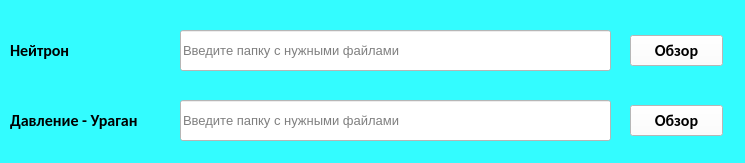
<?xml version="1.0" encoding="UTF-8"?>
<ui version="4.0">
 <class>takeFiles</class>
 <widget class="QWidget" name="takeFiles">
  <property name="geometry">
   <rect>
    <x>0</x>
    <y>0</y>
    <width>745</width>
    <height>163</height>
   </rect>
  </property>
  <property name="windowTitle">
   <string>Выберите папку с файлами Нейтрон</string>
  </property>
  <property name="styleSheet">
   <string notr="true">background-color: rgb(51, 252, 255);</string>
  </property>
  <widget class="QLabel" name="label">
   <property name="geometry">
    <rect>
     <x>10</x>
     <y>40</y>
     <width>91</width>
     <height>21</height>
    </rect>
   </property>
   <property name="font">
    <font>
     <family>Calibri</family>
     <pointsize>12</pointsize>
     <weight>75</weight>
     <bold>true</bold>
    </font>
   </property>
   <property name="text">
    <string>Нейтрон</string>
   </property>
  </widget>
  <widget class="QLineEdit" name="lineEdit">
   <property name="geometry">
    <rect>
     <x>180</x>
     <y>30</y>
     <width>431</width>
     <height>41</height>
    </rect>
   </property>
   <property name="font">
    <font>
     <pointsize>10</pointsize>
    </font>
   </property>
   <property name="styleSheet">
    <string notr="true">background-color: rgb(255, 255, 255);
color: rgb(0, 0, 0);</string>
   </property>
   <property name="text">
    <string/>
   </property>
   <property name="placeholderText">
    <string>Введите папку c нужными файлами</string>
   </property>
  </widget>
  <widget class="QPushButton" name="pushButton">
   <property name="geometry">
    <rect>
     <x>630</x>
     <y>35</y>
     <width>93</width>
     <height>31</height>
    </rect>
   </property>
   <property name="font">
    <font>
     <family>Calibri</family>
     <pointsize>12</pointsize>
     <weight>75</weight>
     <bold>true</bold>
    </font>
   </property>
   <property name="styleSheet">
    <string notr="true">background-color: rgb(255, 255, 255);</string>
   </property>
   <property name="text">
    <string>Обзор</string>
   </property>
  </widget>
  <widget class="QLabel" name="label_2">
   <property name="geometry">
    <rect>
     <x>10</x>
     <y>110</y>
     <width>171</width>
     <height>21</height>
    </rect>
   </property>
   <property name="font">
    <font>
     <family>Calibri</family>
     <pointsize>12</pointsize>
     <weight>75</weight>
     <bold>true</bold>
    </font>
   </property>
   <property name="text">
    <string>Давление - Ураган</string>
   </property>
  </widget>
  <widget class="QLineEdit" name="lineEdit_2">
   <property name="geometry">
    <rect>
     <x>180</x>
     <y>100</y>
     <width>431</width>
     <height>41</height>
    </rect>
   </property>
   <property name="font">
    <font>
     <pointsize>10</pointsize>
    </font>
   </property>
   <property name="styleSheet">
    <string notr="true">background-color: rgb(255, 255, 255);
color: rgb(0, 0, 0);</string>
   </property>
   <property name="text">
    <string/>
   </property>
   <property name="placeholderText">
    <string>Введите папку c нужными файлами</string>
   </property>
  </widget>
  <widget class="QPushButton" name="pushButton_2">
   <property name="geometry">
    <rect>
     <x>630</x>
     <y>105</y>
     <width>93</width>
     <height>31</height>
    </rect>
   </property>
   <property name="font">
    <font>
     <family>Calibri</family>
     <pointsize>12</pointsize>
     <weight>75</weight>
     <bold>true</bold>
    </font>
   </property>
   <property name="styleSheet">
    <string notr="true">background-color: rgb(255, 255, 255);</string>
   </property>
   <property name="text">
    <string>Обзор</string>
   </property>
  </widget>
 </widget>
 <resources/>
 <connections/>
</ui>
